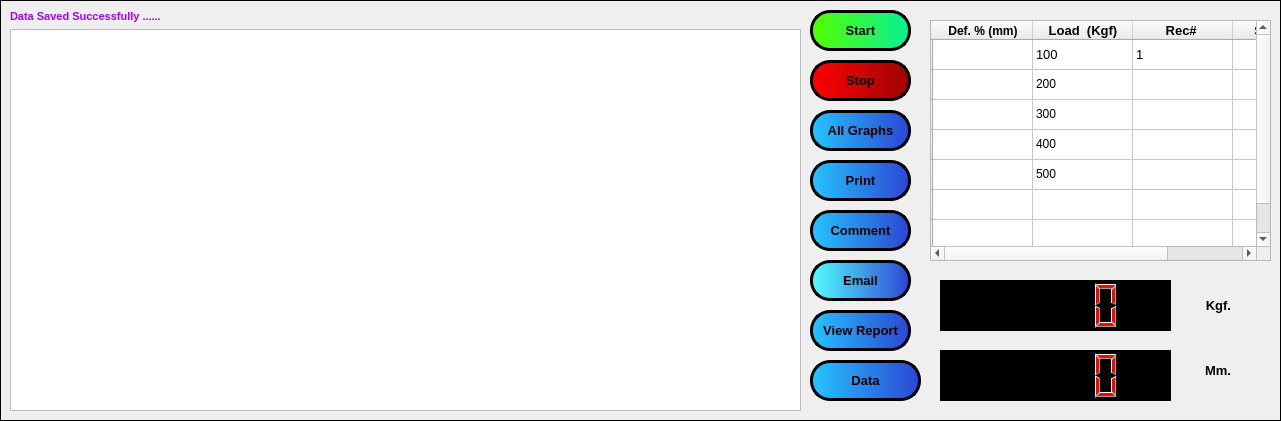
    <widget class="QFrame" name="frame_3">
     <property name="geometry">
      <rect>
       <x>10</x>
       <y>270</y>
       <width>1281</width>
       <height>421</height>
      </rect>
     </property>
     <property name="frameShape">
      <enum>QFrame::Box</enum>
     </property>
     <property name="frameShadow">
      <enum>QFrame::Plain</enum>
     </property>
     <property name="lineWidth">
      <number>1</number>
     </property>
     <widget class="QPushButton" name="pushButton_7">
      <property name="geometry">
       <rect>
        <x>810</x>
        <y>60</y>
        <width>101</width>
        <height>41</height>
       </rect>
      </property>
      <property name="font">
       <font>
        <family>Arial</family>
        <pointsize>10</pointsize>
        <weight>75</weight>
        <bold>true</bold>
       </font>
      </property>
      <property name="cursor">
       <cursorShape>ArrowCursor</cursorShape>
      </property>
      <property name="styleSheet">
       <string notr="true">#pushButton_7 {
background-color: qlineargradient(spread:pad, x1:0, y1:0, x2:1, y2:0, stop:0 rgb(255, 0, 0), stop:1  rgb(158, 3, 3));
	
	

border-radius:20px;
border-color: rgb(0, 0, 0);
border-style:outset;
border-width:3px;
}
#pushButton_7:hover {
background-color: qlineargradient(spread:pad, x1:0, y1:0, x2:1, y2:0, stop:0 rgb(158, 3, 3), stop:1  rgb(255, 0, 0));
padding-bottom: 5px;
padding-right: 5px;
}

#pushButton_7:pressed {
background-color: rgb(255, 0, 0);
padding-top: 5px;
padding-left: 5px;
}</string>
      </property>
      <property name="text">
       <string>Stop</string>
      </property>
      <property name="flat">
       <bool>false</bool>
      </property>
     </widget>
     <widget class="QPushButton" name="pushButton_11">
      <property name="geometry">
       <rect>
        <x>810</x>
        <y>10</y>
        <width>101</width>
        <height>41</height>
       </rect>
      </property>
      <property name="font">
       <font>
        <family>Arial</family>
        <pointsize>10</pointsize>
        <weight>75</weight>
        <bold>true</bold>
       </font>
      </property>
      <property name="cursor">
       <cursorShape>ArrowCursor</cursorShape>
      </property>
      <property name="styleSheet">
       <string notr="true">#pushButton_11 {
background-color: qlineargradient(spread:pad, x1:0, y1:0, x2:1, y2:0, stop:0 rgb(85, 255, 0), stop:1  rgb(7, 240, 151));
	

border-radius:20px;
border-color: rgb(0, 0, 0);
border-style:outset;
border-width:3px;
}
#pushButton_11:hover {
background-color: qlineargradient(spread:pad, x1:0, y1:0, x2:1, y2:0, stop:0 rgb(7, 240, 151), stop:1  rgb(85, 255, 0));
padding-bottom: 5px;
padding-right: 5px;
}

#pushButton_11:pressed {
background-color: rgb(85, 255, 0);
padding-top: 5px;
padding-left: 5px;
}</string>
      </property>
      <property name="text">
       <string>Start</string>
      </property>
      <property name="flat">
       <bool>false</bool>
      </property>
     </widget>
     <widget class="QPushButton" name="pushButton_12">
      <property name="geometry">
       <rect>
        <x>810</x>
        <y>110</y>
        <width>101</width>
        <height>41</height>
       </rect>
      </property>
      <property name="font">
       <font>
        <family>Arial</family>
        <pointsize>10</pointsize>
        <weight>75</weight>
        <bold>true</bold>
       </font>
      </property>
      <property name="cursor">
       <cursorShape>ArrowCursor</cursorShape>
      </property>
      <property name="styleSheet">
       <string notr="true">#pushButton_12 {
background-color: qlineargradient(spread:pad, x1:0, y1:0, x2:1, y2:0, stop:0 rgb(37, 197, 255), stop:1  rgb(44, 69, 211));
	
	
border-radius:20px;
border-color: rgb(0, 0, 0);
border-style:outset;
border-width:3px;
}
#pushButton_12:hover {
background-color: qlineargradient(spread:pad, x1:0, y1:0, x2:1, y2:0, stop:0 rgb(44, 69, 211), stop:1  rgb(37, 197, 255));
padding-bottom: 5px;
padding-right: 5px;
}

#pushButton_12:pressed {
background-color: rgb(37, 197, 255);
padding-top: 5px;
padding-left: 5px;
}</string>
      </property>
      <property name="text">
       <string>All Graphs</string>
      </property>
      <property name="flat">
       <bool>false</bool>
      </property>
     </widget>
     <widget class="QPushButton" name="pushButton_13">
      <property name="geometry">
       <rect>
        <x>810</x>
        <y>310</y>
        <width>101</width>
        <height>41</height>
       </rect>
      </property>
      <property name="font">
       <font>
        <family>Arial</family>
        <pointsize>10</pointsize>
        <weight>75</weight>
        <bold>true</bold>
       </font>
      </property>
      <property name="cursor">
       <cursorShape>ArrowCursor</cursorShape>
      </property>
      <property name="styleSheet">
       <string notr="true">#pushButton_13 {
background-color: qlineargradient(spread:pad, x1:0, y1:0, x2:1, y2:0, stop:0 rgb(37, 197, 255), stop:1  rgb(44, 69, 211));
	
	
border-radius:20px;
border-color: rgb(0, 0, 0);
border-style:outset;
border-width:3px;
}
#pushButton_13:hover {
background-color: qlineargradient(spread:pad, x1:0, y1:0, x2:1, y2:0, stop:0 rgb(44, 69, 211), stop:1  rgb(37, 197, 255));
padding-bottom: 5px;
padding-right: 5px;
}

#pushButton_13:pressed {
background-color: rgb(37, 197, 255);
padding-top: 5px;
padding-left: 5px;
}</string>
      </property>
      <property name="text">
       <string>View Report</string>
      </property>
      <property name="flat">
       <bool>false</bool>
      </property>
     </widget>
     <widget class="QPushButton" name="pushButton_14">
      <property name="geometry">
       <rect>
        <x>810</x>
        <y>260</y>
        <width>101</width>
        <height>41</height>
       </rect>
      </property>
      <property name="font">
       <font>
        <family>Arial</family>
        <pointsize>10</pointsize>
        <weight>75</weight>
        <bold>true</bold>
       </font>
      </property>
      <property name="cursor">
       <cursorShape>ArrowCursor</cursorShape>
      </property>
      <property name="styleSheet">
       <string notr="true">#pushButton_14 {
background-color: qlineargradient(spread:pad, x1:0, y1:0, x2:1, y2:0, stop:0 rgb(85, 255, 255), stop:1  rgb(44, 69, 211));
	
	

border-radius:20px;
border-color: rgb(0, 0, 0);
border-style:outset;
border-width:3px;
}
#pushButton_14:hover {
background-color: qlineargradient(spread:pad, x1:0, y1:0, x2:1, y2:0, stop:0 rgb(44, 69, 211), stop:1  rgb(85, 255, 255));
padding-bottom: 5px;
padding-right: 5px;
}

#pushButton_14:pressed {
background-color: rgb(85, 255, 255);
padding-top: 5px;
padding-left: 5px;
}</string>
      </property>
      <property name="text">
       <string>Email</string>
      </property>
      <property name="flat">
       <bool>false</bool>
      </property>
     </widget>
     <widget class="QPushButton" name="pushButton_15">
      <property name="geometry">
       <rect>
        <x>810</x>
        <y>210</y>
        <width>101</width>
        <height>41</height>
       </rect>
      </property>
      <property name="font">
       <font>
        <family>Arial</family>
        <pointsize>10</pointsize>
        <weight>75</weight>
        <bold>true</bold>
       </font>
      </property>
      <property name="cursor">
       <cursorShape>ArrowCursor</cursorShape>
      </property>
      <property name="styleSheet">
       <string notr="true">#pushButton_15 {
background-color: qlineargradient(spread:pad, x1:0, y1:0, x2:1, y2:0, stop:0 rgb(37, 197, 255), stop:1  rgb(44, 69, 211));
	
	
border-radius:20px;
border-color: rgb(0, 0, 0);
border-style:outset;
border-width:3px;
}
#pushButton_15:hover {
background-color: qlineargradient(spread:pad, x1:0, y1:0, x2:1, y2:0, stop:0 rgb(44, 69, 211), stop:1  rgb(37, 197, 255));
padding-bottom: 5px;
padding-right: 5px;
}

#pushButton_15:pressed {
background-color: rgb(37, 197, 255);
padding-top: 5px;
padding-left: 5px;
}</string>
      </property>
      <property name="text">
       <string>Comment</string>
      </property>
      <property name="flat">
       <bool>false</bool>
      </property>
     </widget>
     <widget class="QTableWidget" name="tableWidget">
      <property name="geometry">
       <rect>
        <x>930</x>
        <y>20</y>
        <width>341</width>
        <height>241</height>
       </rect>
      </property>
      <row>
       <property name="text">
        <string/>
       </property>
      </row>
      <row>
       <property name="text">
        <string/>
       </property>
      </row>
      <row>
       <property name="text">
        <string/>
       </property>
      </row>
      <row>
       <property name="text">
        <string/>
       </property>
      </row>
      <row>
       <property name="text">
        <string/>
       </property>
      </row>
      <row>
       <property name="text">
        <string/>
       </property>
      </row>
      <row>
       <property name="text">
        <string/>
       </property>
      </row>
      <column>
       <property name="text">
        <string>Def. % (mm)</string>
       </property>
       <property name="font">
        <font>
         <family>Arial</family>
         <weight>75</weight>
         <bold>true</bold>
        </font>
       </property>
      </column>
      <column>
       <property name="text">
        <string>Load  (Kgf)</string>
       </property>
       <property name="font">
        <font>
         <family>Arial</family>
         <pointsize>10</pointsize>
         <weight>75</weight>
         <bold>true</bold>
        </font>
       </property>
      </column>
      <column>
       <property name="text">
        <string>Rec# </string>
       </property>
       <property name="font">
        <font>
         <family>Arial</family>
         <pointsize>10</pointsize>
         <weight>75</weight>
         <bold>true</bold>
        </font>
       </property>
      </column>
      <column>
       <property name="text">
        <string>Sample #</string>
       </property>
       <property name="font">
        <font>
         <family>Arial</family>
         <pointsize>10</pointsize>
         <weight>75</weight>
         <bold>true</bold>
        </font>
       </property>
      </column>
      <item row="0" column="1">
       <property name="text">
        <string>100</string>
       </property>
       <property name="font">
        <font>
         <family>Arial</family>
         <pointsize>10</pointsize>
        </font>
       </property>
      </item>
      <item row="0" column="2">
       <property name="text">
        <string>1</string>
       </property>
       <property name="font">
        <font>
         <family>Arial</family>
         <pointsize>10</pointsize>
        </font>
       </property>
      </item>
      <item row="1" column="1">
       <property name="text">
        <string>200</string>
       </property>
      </item>
      <item row="2" column="1">
       <property name="text">
        <string>300</string>
       </property>
      </item>
      <item row="3" column="1">
       <property name="text">
        <string>400</string>
       </property>
      </item>
      <item row="4" column="1">
       <property name="text">
        <string>500</string>
       </property>
      </item>
     </widget>
     <widget class="QPushButton" name="pushButton_16">
      <property name="geometry">
       <rect>
        <x>810</x>
        <y>160</y>
        <width>101</width>
        <height>41</height>
       </rect>
      </property>
      <property name="font">
       <font>
        <family>Arial</family>
        <pointsize>10</pointsize>
        <weight>75</weight>
        <bold>true</bold>
       </font>
      </property>
      <property name="cursor">
       <cursorShape>ArrowCursor</cursorShape>
      </property>
      <property name="styleSheet">
       <string notr="true">#pushButton_16 {
background-color: qlineargradient(spread:pad, x1:0, y1:0, x2:1, y2:0, stop:0 rgb(37, 197, 255), stop:1  rgb(44, 69, 211));
	
	
border-radius:20px;
border-color: rgb(0, 0, 0);
border-style:outset;
border-width:3px;
}
#pushButton_16:hover {
background-color: qlineargradient(spread:pad, x1:0, y1:0, x2:1, y2:0, stop:0 rgb(44, 69, 211), stop:1  rgb(37, 197, 255));
padding-bottom: 5px;
padding-right: 5px;
}

#pushButton_16:pressed {
background-color: rgb(37, 197, 255);
padding-top: 5px;
padding-left: 5px;
}</string>
      </property>
      <property name="text">
       <string>Print</string>
      </property>
      <property name="flat">
       <bool>false</bool>
      </property>
     </widget>
     <widget class="QLCDNumber" name="lcdNumber">
      <property name="geometry">
       <rect>
        <x>940</x>
        <y>280</y>
        <width>231</width>
        <height>51</height>
       </rect>
      </property>
      <property name="styleSheet">
       <string notr="true">color: rgb(255, 0, 0);
background-color: rgb(0, 0, 0);</string>
      </property>
     </widget>
     <widget class="QLabel" name="label_41">
      <property name="geometry">
       <rect>
        <x>1180</x>
        <y>290</y>
        <width>51</width>
        <height>31</height>
       </rect>
      </property>
      <property name="font">
       <font>
        <family>Arial</family>
        <pointsize>10</pointsize>
        <weight>75</weight>
        <bold>true</bold>
       </font>
      </property>
      <property name="styleSheet">
       <string notr="true"/>
      </property>
      <property name="text">
       <string>Kgf.</string>
      </property>
      <property name="alignment">
       <set>Qt::AlignRight|Qt::AlignTrailing|Qt::AlignVCenter</set>
      </property>
     </widget>
     <widget class="QLCDNumber" name="lcdNumber_2">
      <property name="geometry">
       <rect>
        <x>940</x>
        <y>350</y>
        <width>231</width>
        <height>51</height>
       </rect>
      </property>
      <property name="styleSheet">
       <string notr="true">color: rgb(255, 0, 0);
background-color: rgb(0, 0, 0);</string>
      </property>
     </widget>
     <widget class="QLabel" name="label_42">
      <property name="geometry">
       <rect>
        <x>1190</x>
        <y>350</y>
        <width>41</width>
        <height>41</height>
       </rect>
      </property>
      <property name="font">
       <font>
        <family>Arial</family>
        <pointsize>10</pointsize>
        <weight>75</weight>
        <bold>true</bold>
       </font>
      </property>
      <property name="styleSheet">
       <string notr="true"/>
      </property>
      <property name="text">
       <string>Mm.</string>
      </property>
      <property name="alignment">
       <set>Qt::AlignRight|Qt::AlignTrailing|Qt::AlignVCenter</set>
      </property>
     </widget>
     <widget class="QWidget" name="layoutWidget">
      <property name="geometry">
       <rect>
        <x>10</x>
        <y>10</y>
        <width>791</width>
        <height>401</height>
       </rect>
      </property>
      <layout class="QGridLayout" name="gridLayout">
       <item row="1" column="0">
        <widget class="QGraphicsView" name="graphicsView"/>
       </item>
       <item row="0" column="0">
        <widget class="QLabel" name="label_49">
         <property name="font">
          <font>
           <family>Arial</family>
           <pointsize>8</pointsize>
           <weight>75</weight>
           <bold>true</bold>
           <underline>false</underline>
          </font>
         </property>
         <property name="styleSheet">
          <string notr="true">color: rgb(170, 0, 255);</string>
         </property>
         <property name="text">
          <string>Data Saved Successfully ......</string>
         </property>
         <property name="alignment">
          <set>Qt::AlignLeading|Qt::AlignLeft|Qt::AlignVCenter</set>
         </property>
        </widget>
       </item>
      </layout>
     </widget>
     <widget class="QPushButton" name="pushButton_18">
      <property name="geometry">
       <rect>
        <x>810</x>
        <y>360</y>
        <width>111</width>
        <height>41</height>
       </rect>
      </property>
      <property name="font">
       <font>
        <family>Arial</family>
        <pointsize>10</pointsize>
        <weight>75</weight>
        <bold>true</bold>
       </font>
      </property>
      <property name="cursor">
       <cursorShape>ArrowCursor</cursorShape>
      </property>
      <property name="styleSheet">
       <string notr="true">#pushButton_18 {
background-color: qlineargradient(spread:pad, x1:0, y1:0, x2:1, y2:0, stop:0 rgb(37, 197, 255), stop:1  rgb(44, 69, 211));
	
	
border-radius:20px;
border-color: rgb(0, 0, 0);
border-style:outset;
border-width:3px;
}
#pushButton_18:hover {
background-color: qlineargradient(spread:pad, x1:0, y1:0, x2:1, y2:0, stop:0 rgb(44, 69, 211), stop:1  rgb(37, 197, 255));
padding-bottom: 5px;
padding-right: 5px;
}

#pushButton_18:pressed {
background-color: rgb(37, 197, 255);
padding-top: 5px;
padding-left: 5px;
}</string>
      </property>
      <property name="text">
       <string>Data</string>
      </property>
      <property name="flat">
       <bool>false</bool>
      </property>
     </widget>
    </widget>
